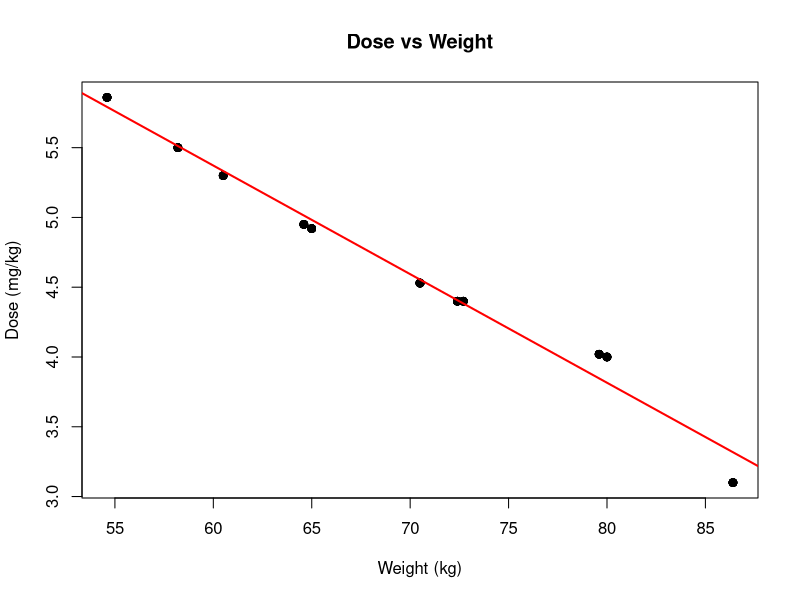

Recreate this plot in R.
data("Theoph")

model <- lm(Dose ~ Wt, data = Theoph)

summary(model)

plot(Theoph$Wt, Theoph$Dose, main="Dose vs Weight", xlab="Weight (kg)", ylab="Dose (mg/kg)", pch=19)
abline(model, col="red", lwd=2)

#The intercept represents the theoretical dose when weight is zero. The Weight (Wt) coefficient indicates that for every 1kg increase in weight, the administered dose decreases by approximately 0.078 mg/kg.

#A very low p-value for the Wt variable suggests a statistically significant relationship between weight and dose.

#An R^2 value near 0.97 indicates that weight explains about 97% of the variance in the dose, showing a very strong linear fit.

new_weights <- data.frame(Wt = c(90, 95, 100))

predicted_doses <- predict(model, newdata = new_weights)
print(predicted_doses)

#The predicted doses for the specified weights are approximately: 90kg - 3.04mg/kg , 95kg - 2.65mg/kg , 100kg - 2.26mg/kg
